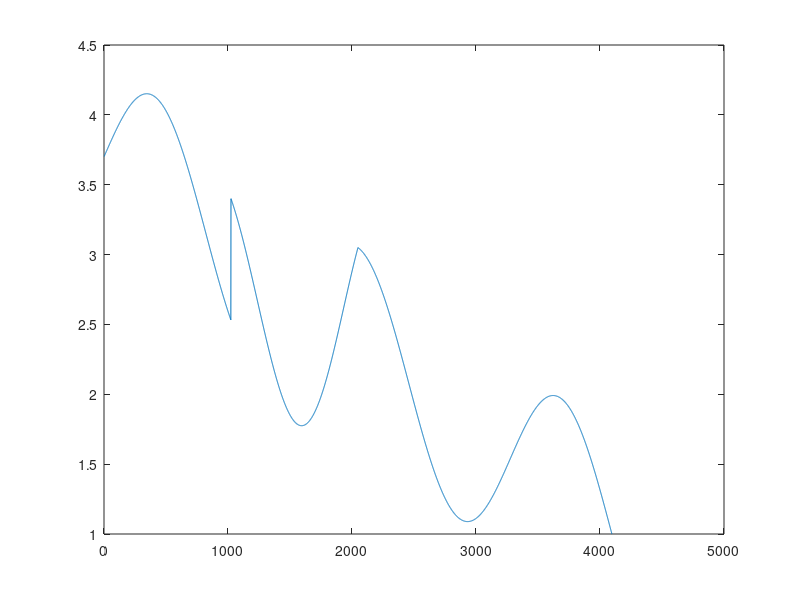

Write the MATLAB code that produced this figure.
%signal generation
clear all;
close all;
N = 512*8;
L = 8;

for i=1:N
    X(1,i)=i;
    X(2,i)=0.7*cos(5*pi*(i-N/2)/N)+1+abs(4*(i-N)/N)-abs(1.3*(i-N)/N);
end

for i=N/4:N/2
    X(2,i)=X(2,i)+0.87*sin(6*pi*(i-N/2)/N);
end

plot(X(2,:))

for k=1:N/L
    X_s(1,k)=k;
end

X_s(2,:) = decimate(X(2,:),L);

